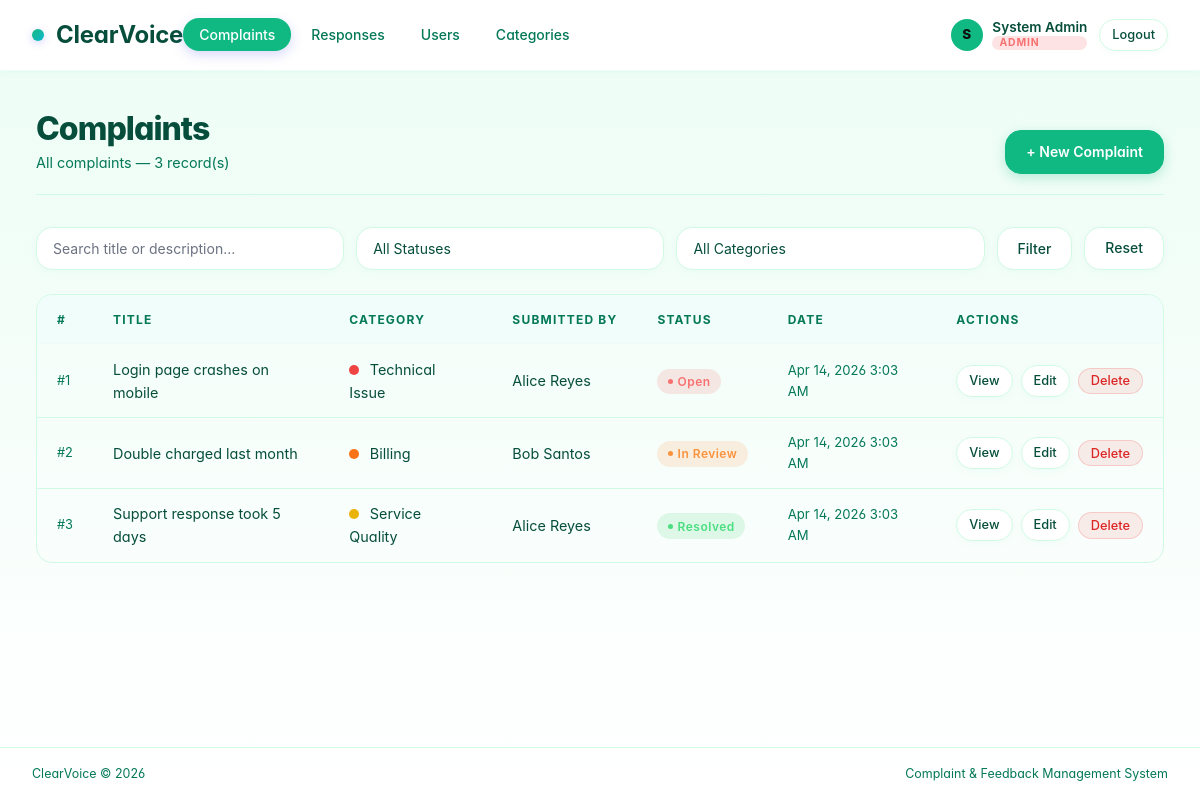
/pages/complaints/index.php (signed in), run on the app's committed database.
### tables this page shows
CREATE TABLE IF NOT EXISTS complaints (
    id          INT UNSIGNED AUTO_INCREMENT PRIMARY KEY,
    user_id     INT UNSIGNED  NOT NULL,
    category_id INT UNSIGNED  NOT NULL,
    title       VARCHAR(200)  NOT NULL,
    description TEXT          NOT NULL,
    status      ENUM('open','in_review','resolved','closed') NOT NULL DEFAULT 'open',
    created_at  DATETIME NOT NULL DEFAULT CURRENT_TIMESTAMP,
    updated_at  DATETIME NOT NULL DEFAULT CURRENT_TIMESTAMP ON UPDATE CURRENT_TIMESTAMP,
    CONSTRAINT fk_complaint_user     FOREIGN KEY (user_id)     REFERENCES users(id)      ON DELETE CASCADE,
    CONSTRAINT fk_complaint_category FOREIGN KEY (category_id) REFERENCES categories(id) ON DELETE RESTRICT
);

CREATE TABLE IF NOT EXISTS categories (
    id          INT UNSIGNED AUTO_INCREMENT PRIMARY KEY,
    name        VARCHAR(80)   NOT NULL UNIQUE,
    description VARCHAR(255)  NOT NULL DEFAULT '',
    color       VARCHAR(7)    NOT NULL DEFAULT '#6366f1',
    created_at  DATETIME NOT NULL DEFAULT CURRENT_TIMESTAMP,
    updated_at  DATETIME NOT NULL DEFAULT CURRENT_TIMESTAMP ON UPDATE CURRENT_TIMESTAMP
);

CREATE TABLE IF NOT EXISTS users (
    id          INT UNSIGNED AUTO_INCREMENT PRIMARY KEY,
    name        VARCHAR(100)  NOT NULL,
    email       VARCHAR(150)  NOT NULL UNIQUE,
    password    VARCHAR(255)  NOT NULL,
    role        ENUM('admin','staff','public') NOT NULL DEFAULT 'public',
    created_at  DATETIME NOT NULL DEFAULT CURRENT_TIMESTAMP,
    updated_at  DATETIME NOT NULL DEFAULT CURRENT_TIMESTAMP ON UPDATE CURRENT_TIMESTAMP
);

### includes/auth.php (called while the page is built, shortened)
<?php
function currentUser(): ?array
{
    return $_SESSION['auth_user'] ?? null;
}

### includes/helpers.php (called while the page is built, shortened)
<?php
function e(string $value): string
{
    return htmlspecialchars($value, ENT_QUOTES | ENT_SUBSTITUTE, 'UTF-8');
}
function statusBadge(string $status): string
{
    return match ($status) {
        'open'      => 'badge-open',
        'in_review' => 'badge-review',
        'resolved'  => 'badge-resolved',
        'closed'    => 'badge-closed',
        default     => 'badge-open',
    };
}
function statusLabel(string $status): string
{
    return match ($status) {
        'open'      => 'Open',
        'in_review' => 'In Review',
        'resolved'  => 'Resolved',
        'closed'    => 'Closed',
        default     => ucfirst($status),
    };
}
function formatDate(string $datetime): string
{
    return date('M j, Y  g:i A', strtotime($datetime));
}

### pages/complaints/index.php (the view, shortened to what this page needs)
<?php
require_once __DIR__ . '/../../includes/auth.php';
require_once __DIR__ . '/../../includes/header.php';
$db   = getDB();
$user = currentUser();
$search       = trim($_GET['search'] ?? '');
$params = [];
$where  = ['1=1'];
$sql = 'SELECT c.id, c.title, c.status, c.created_at,
               u.name AS user_name, cat.name AS category_name, cat.color AS cat_color
        FROM complaints c
        JOIN users      u   ON c.user_id     = u.id
        JOIN categories cat ON c.category_id = cat.id
        WHERE ' . implode(' AND ', $where) . '
        ORDER BY c.created_at DESC';
$stmt       = $db->prepare($sql);
$stmt->execute($params);
$complaints = $stmt->fetchAll();
?>
<div class="page-header">
    <div>
        <h1>Complaints</h1>
        <p>
            <?php if ($user['role'] === 'public'): ?>
                Your submitted complaints — <?= count($complaints) ?> record(s)
            <?php else: ?>
                All complaints — <?= count($complaints) ?> record(s)
            <?php endif; ?>
        </p>
    </div>
    <a href="create.php" class="btn btn-primary">+ New Complaint</a>
</div>
<div class="search-bar">
    <form method="get" style="display:contents">
        <input type="text" name="search" value="<?= e($search) ?>" placeholder="Search title or description…">
        <select name="status">
            <option value="">All Statuses</option>
        </select>
        <select name="category">
            <option value="">All Categories</option>
        </select>
        <button type="submit" class="btn btn-secondary">Filter</button>
        <a href="index.php" class="btn btn-secondary">Reset</a>
    </form>
</div>
<?php if (empty($complaints)): ?>
    <div class="empty-state">
        <div class="empty-icon">🗂️</div>
        <p>No complaints found. <a href="create.php">Submit one</a>.</p>
    </div>
<?php else: ?>
<div class="table-wrap">
    <table>
        <thead>
            <tr>
                <th>#</th>
                <th>Title</th>
                <th>Category</th>
                <?php if ($user['role'] !== 'public'): ?><th>Submitted By</th><?php endif; ?>
                <th>Status</th>
                <th>Date</th>
                <th>Actions</th>
            </tr>
        </thead>
        <tbody>
        <?php foreach ($complaints as $c): ?>
            <tr>
                <td style="color:var(--text-muted);font-size:.8rem">#<?= $c['id'] ?></td>
                <td><?= e($c['title']) ?></td>
                <td>
                    <span class="cat-dot" style="background:<?= e($c['cat_color']) ?>"></span>
                    <?= e($c['category_name']) ?>
                </td>
                <?php if ($user['role'] !== 'public'): ?>
                <td><?= e($c['user_name']) ?></td>
                <?php endif; ?>
                <td><span class="badge <?= statusBadge($c['status']) ?>"><?= statusLabel($c['status']) ?></span></td>
                <td style="color:var(--text-muted);font-size:.82rem"><?= formatDate($c['created_at']) ?></td>
                <td>
                    <div class="actions">
                        <a href="view.php?id=<?= $c['id'] ?>" class="btn btn-secondary btn-sm">View</a>
                        <?php if (in_array($user['role'], ['admin','staff'])): ?>
                        <a href="edit.php?id=<?= $c['id'] ?>" class="btn btn-secondary btn-sm">Edit</a>
                        <?php endif; ?>
                        <?php if ($user['role'] === 'admin'): ?>
                        <button class="btn btn-danger btn-sm"
                            data-delete-url="delete.php?id=<?= $c['id'] ?>"
                            data-delete-label="<?= e($c['title']) ?>">Delete</button>
                        <?php endif; ?>
                    </div>
                </td>
            </tr>
        <?php endforeach; ?>
        </tbody>
    </table>
</div>
<?php endif; ?>
<?php require_once __DIR__ . '/../../includes/footer.php'; ?>

### data on the page
complaints: id "1", title "Login page crashes on mobile", category.name "Technical Issue", user.name "Alice Reyes", status "Open", created_at "Apr 14, 2026 3:03 AM"
complaints: id "2", title "Double charged last month", category.name "Billing", user.name "Bob Santos", status "In Review", created_at "Apr 14, 2026 3:03 AM"
complaints: id "3", title "Support response took 5 days", category.name "Service Quality", user.name "Alice Reyes", status "Resolved", created_at "Apr 14, 2026 3:03 AM"

### other printed values
substr($currentUser['name'], 0, 1) "S"
$currentUser['name'] "System Admin"
$currentUser['role'] "ADMIN"
count($complaints) "3"
